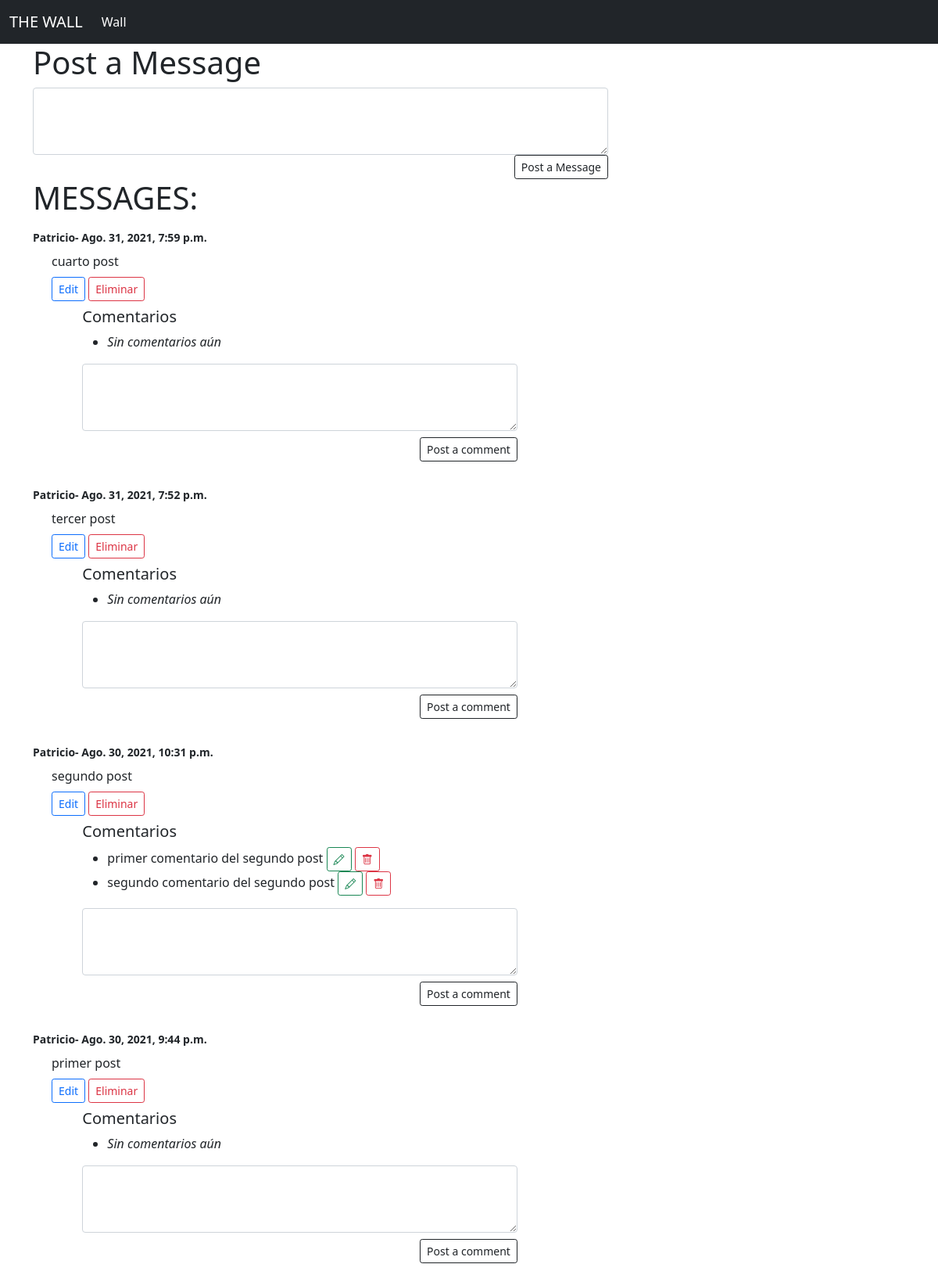
Before: /wall with the older database file.
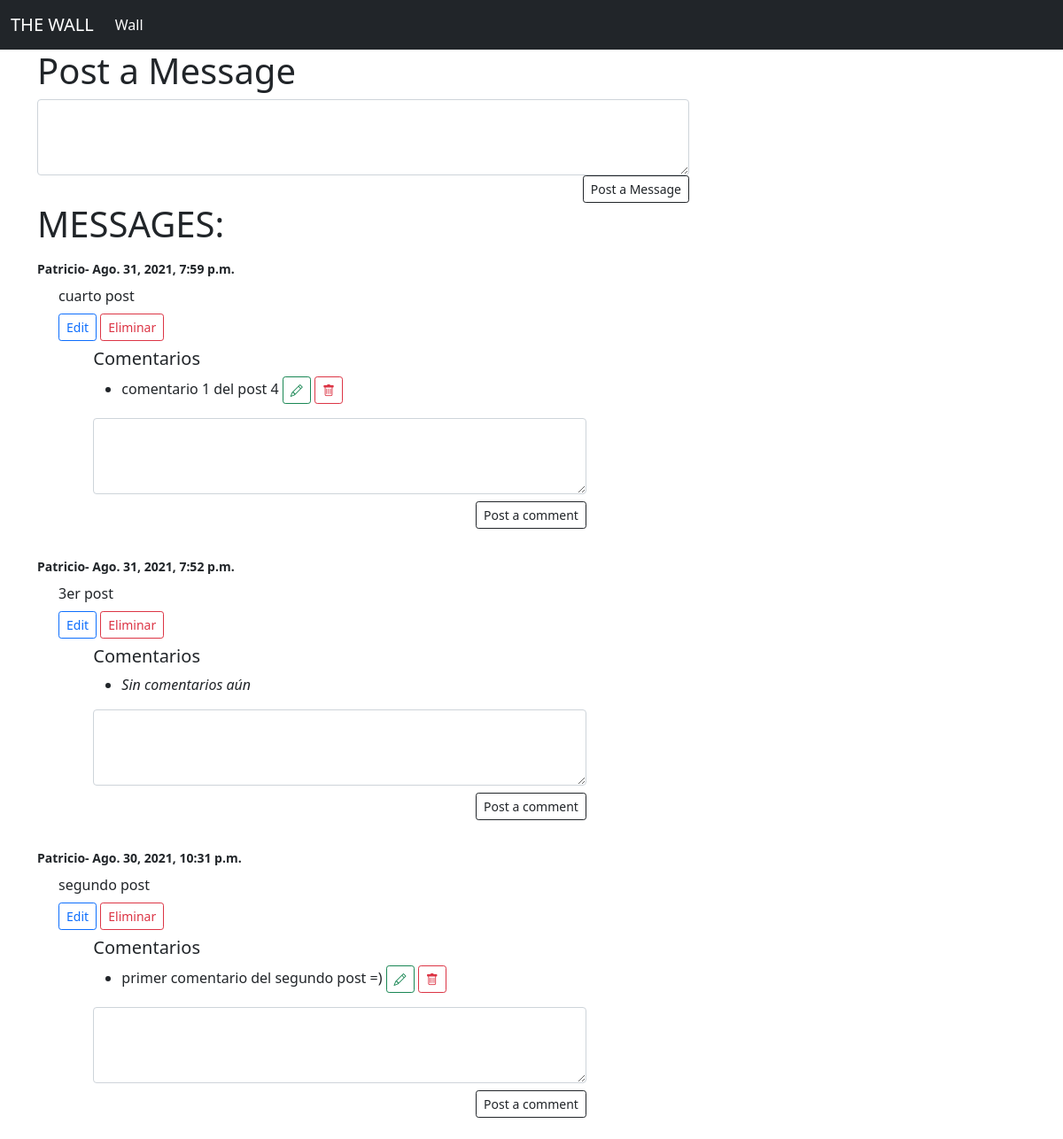
After: the same page with the newer database file.
### wall_app/models.py (models this page shows, shortened)
class Mensaje(models.Model):
    texto= models.TextField()
    escritor= models.ForeignKey(User,  related_name="mensajes", on_delete = models.CASCADE)
    created_at = models.DateTimeField(auto_now_add=True)
    updated_at = models.DateTimeField(auto_now=True)

class User(models.Model):
    name = models.CharField(max_length=255)
    email= models.EmailField(unique=True)
    password=models.CharField(max_length=255)
    allowed= models.BooleanField(default =True)
    avatar = models.URLField(
        default=""
    )
    created_at = models.DateTimeField(auto_now_add=True)
    updated_at = models.DateTimeField(auto_now=True)
    objects = UserManager()

class Comentario(models.Model):
    texto= models.TextField()
    escritor= models.ForeignKey(User,  related_name="comentarios", on_delete = models.CASCADE)
    mensaje= models.ForeignKey(Mensaje,  related_name="comentarios", on_delete = models.CASCADE)
    created_at = models.DateTimeField(auto_now_add=True)
    updated_at = models.DateTimeField(auto_now=True)

### wall_app/views.py (the view)
# urls.py: path('wall', views.wall),
def wall(request):
    mensajes=Mensaje.objects.all().order_by('-created_at')
    context = {
        "mensajes":mensajes
    }
    return render(request, 'wall.html', context)

### wall_app/templates/wall.html (shortened to what this page needs)
{% extends './base.html' %}
{% block content %}
<div class="container">
    <div class="row">
        <div class="col-8">
            <h1>Post a Message</h1>
        </div>
    </div>
    <div class="row">
        <div class="col-8">
            <form action="/message/new" method="POST">
            <textarea class="form-control" id="exampleFormControlTextarea1" rows="3" name="mensaje"></textarea>
                <div class="d-grid  d-md-flex justify-content-md-end">
                    <button type="submit" class="btn  btn-outline-dark btn-sm ">Post a Message</button>
                </div>
            </form>
        </div>
    </div>
    <div class="row">
        <div class="col">
            <h1>MESSAGES:</h1>
        </div>
    </div>
    <div class="row">
        <div class="col-8">
            {%for msg in mensajes%}
                <div class="row mt-2">
                    <div class="col small fw-bold">
                        {{msg.escritor.name}}- {{msg.created_at}}
                    </div>
                </div>
                <div class="row m-2">
                    <div class="col-8 ms-1" id="msg-{{msg.id}}">
                        {{msg.texto}}
                    </div>
                </div>
                <div class="row m-2">
                    <div class="col-8 ms-1">
                        <a href="#" class="btn  btn-sm btn-outline-primary btn-edit"
                        value="{{msg.texto}}" data-bs-toggle="modal" data-bs-target="#EditMsg" msg_id="{{msg.id}}" >Edit</a>
                        <a href="#" msg_id="{{msg.id}}" class="btn  btn-sm btn-outline-danger btn-delete" data-bs-toggle="modal" data-bs-target="#DelMsg" >Eliminar</a>
                    </div>
                </div>
                <div class="row">
                    <div class="col-11 ms-auto">
                        <h5>Comentarios</h5>
                        <ul>
                            {% for comentario in msg.comentarios.all %}
                            <li>
                                {{comentario.texto}}
                                <a href="#" class="btn  btn-sm btn-outline-success btn-edit-cmt"
                            value="{{comentario.texto}}" data-bs-toggle="modal" data-bs-target="#EditCmt" cmt_id="{{comentario.id}}" >
                                    <i class="bi bi-pencil"></i>
                                </a>
                                <a href="#" cmt_id="{{comentario.id}}" class="btn  btn-sm btn-outline-danger btn-delete-cmt" data-bs-toggle="modal" data-bs-target="#DelCmt" >
                                    <i class="bi bi-trash"></i>
                                </a>
                            </li>
                            {% empty %}
                            <li><i>Sin comentarios aún</i> </li>
                            {%endfor%}
                        </ul>
                        <div class="row mb-4">
                            <div class="col-10">
                                <form action="/comentario/new" method="POST">
                                    <textarea class="form-control" id="exampleFormControlTextarea1" rows="3" name="comentario"></textarea>
                                    <div class="d-grid  d-md-flex justify-content-md-end mt-2">
                                        <button type="submit" class="btn  btn-outline-dark btn-sm ">Post a comment</button>
                                    </div>
                                </form>
                            </div>
                        </div>
                    </div>
                </div>
            {%endfor%}
        </div>
    </div>
</div>
{% endblock %}

### wall_app/templates/base.html (shortened to what this page needs)
<!DOCTYPE html>
<html lang="en">
<head>
    <link href="https://cdn.jsdelivr.net/npm/bootstrap@5.0.2/dist/css/bootstrap.min.css" rel="stylesheet">
    <link href="https://cdn.datatables.net/1.10.25/css/jquery.dataTables.min.css" rel="stylesheet">
    <link rel="stylesheet" href="https://cdn.jsdelivr.net/npm/bootstrap-icons@1.5.0/font/bootstrap-icons.css">
    <link rel="stylesheet" href="https://cdnjs.cloudflare.com/ajax/libs/toastr.js/latest/toastr.css" />
    {% load static %}
</head>
<body>
    <nav class="navbar navbar-expand-lg navbar-dark bg-dark">
        <div class="container-fluid">
            <a class="navbar-brand" href="/">THE WALL</a>
            <div class="collapse navbar-collapse" id="navbarNavDropdown">
                <ul class="navbar-nav">
                    <li class="nav-item">
                        <a class="nav-link active" aria-current="page" href="/wall">Wall</a>
                    </li>
                </ul>
            </div>
        </div>
    </nav>
    {% block content %}
    {% endblock %}
</body>
</html>

Changed rows visible on the page:
removed Comentario: texto "segundo comentario del segundo post", shown under Mensaje "segundo post"
removed Mensaje: escritor.name "Patricio", created_at "Ago. 30, 2021, 9:44 p.m.", texto "primer post"
changed Mensaje "cuarto post": no longer shows "Sin comentarios aún"
added Comentario: texto "comentario 1 del post 4", shown under Mensaje "cuarto post"
changed Mensaje: texto "tercer post" → "3er post"
changed Comentario: texto "primer comentario del segundo post" → "primer comentario del segundo post =)"
